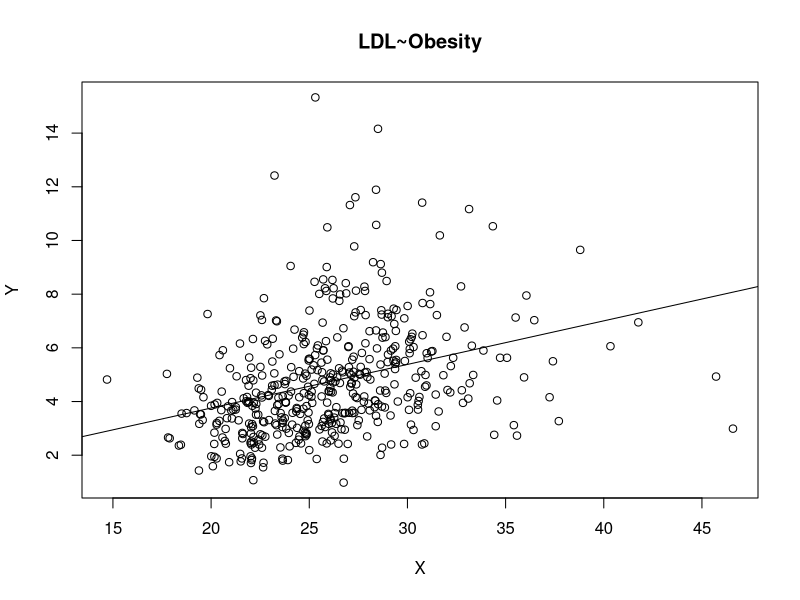
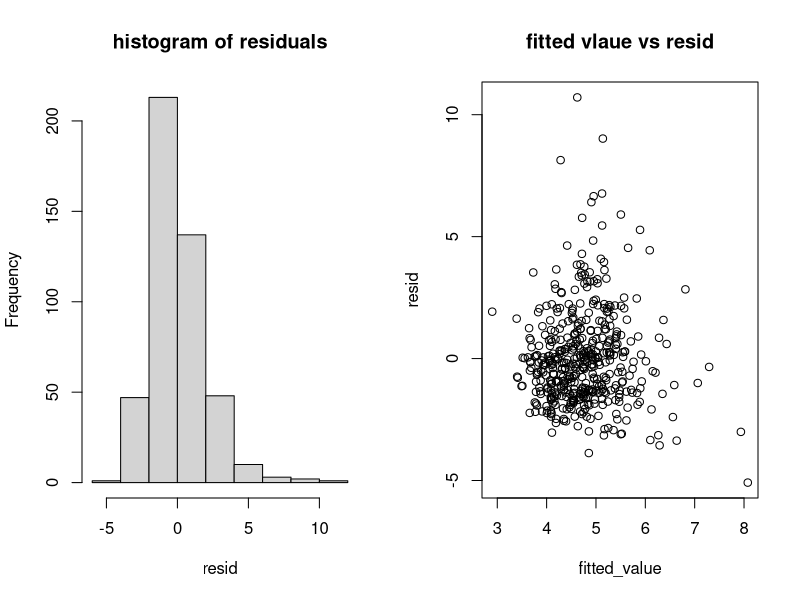
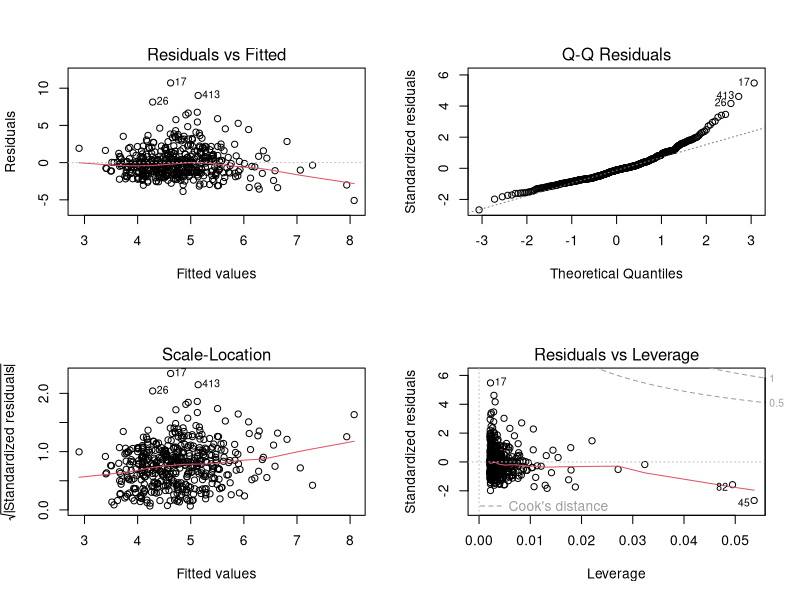
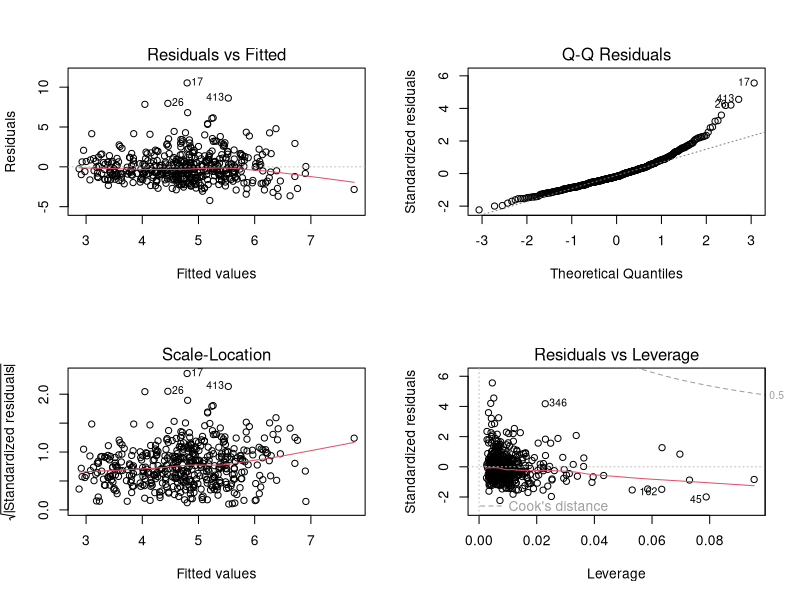
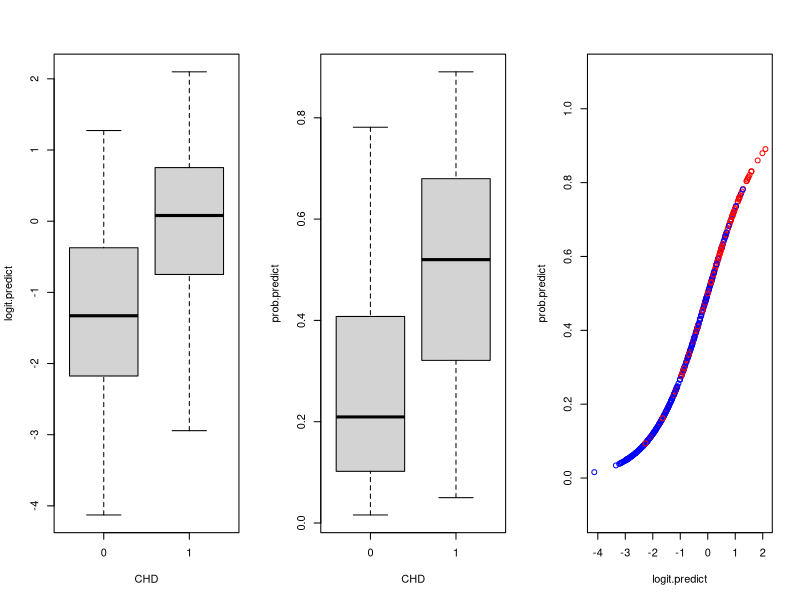

Write R code to recreate these figures, in order.
# Least Square Estimation(Coris)
df = read.table("coris.txt", sep = ",", header=TRUE)

Y<-df$ldl
X<-df$obesity

beta_1 = sum((X-mean(X))*(Y-mean(Y)))/sum((X-mean(X))^2)
beta_0 = mean(Y)-beta_1*mean(X)

plot(Y~X, main="LDL~Obesity")
abline(beta_0, beta_1)


n<-length(X)
fitted_value<-beta_0 + beta_1*X
resid<-Y-fitted_value

par(mfrow=c(1,2))
hist(resid, main="histogram of residuals")
plot(resid~fitted_value, main="fitted vlaue vs resid")

SST = sum((Y-mean(Y))^2)
SSE = sum((resid)^2)
SSR = sum((fitted_value-mean(Y))^2)

R2_t1 = SSR/SST
R2_t2 = 1-(SSE/SST)

SST
SSR
SSE
SSE+SSR == SST
R2_t2
R2_t1


# CI and P-value calculation(Coris)
var_hat = sum(resid^2)/(n-2)
Sx_sq= mean((X-mean(X))^2)
SE_beta_0 = sqrt(var_hat/(n*Sx_sq)*mean(X^2))
SE_beta_1 = sqrt(var_hat/(n*Sx_sq))

W0 = beta_0/SE_beta_0
W1 = beta_1/SE_beta_1

# 95% CI
beta_0_CI<-c(beta_0-1.96*SE_beta_0, beta_0+1.96*SE_beta_0)
beta_1_CI<-c(beta_1-1.96*SE_beta_1, beta_1+1.96*SE_beta_1)

# p-value, 카이제곱분포로 구하는 것
pval_beta_0 = pchisq(W0^2, df=1, lower.tail = FALSE)
pval_beta_1 = pchisq(W1^2, df=1, lower.tail = FALSE)

# lm fucntion in R
lm.out<-lm(Y~X)
summary(lm.out)

beta_0

par(mfrow=c(2,2))
plot(lm.out)
par(mfrow=c(1,1))


head(df)
# Y = ldl
# Y = beta_0 + beta_1*age + ... + beta_5*obesity + error
# Do predictors explain the ldl level?
# How much the ldl level would increase if the level of adiposity increases one unit?
# Which predictor is most significantly associated with ldl?
# Is obesity significantly associated with ldl?

lm.out<-lm(ldl ~ age + tobacco + alcohol + adiposity + obesity, data=df)
summary(lm.out)
 # R-squared를 보면 model이 얼마나 잘 설명하는지 알 수 있다.

# If adiposity를 제거하면? 
lm.out<-lm(ldl ~ age + tobacco + alcohol + obesity, data=df)
summary(lm.out)
# 이전과 다른 이유는 adiposity와 obesity가 dependent하기 때문이다. 
# 둘 중 하나를 제거하는 게 더 낫다.

par(mfrow=c(2,2))
plot(lm.out)


#Logistic regression
glm.out <- glm(chd~age+sbp+tobacco+ldl+adiposity+famhist+obesity+alcohol,
               family = binomial, data=df)
summary(glm.out)

# Predicted logti and prob.
logit.predict<-predict(glm.out)
prob.predict<-exp(logit.predict)/(1+exp(logit.predict))

col<-c("blue","red")
par(mfrow=c(1,3))
boxplot(logit.predict~df$chd, xlab="CHD")
boxplot(prob.predict~df$chd, xlab="CHD")
plot(logit.predict, prob.predict, ylim=c(-0.1, 1.1), col=col[df$chd+1])
